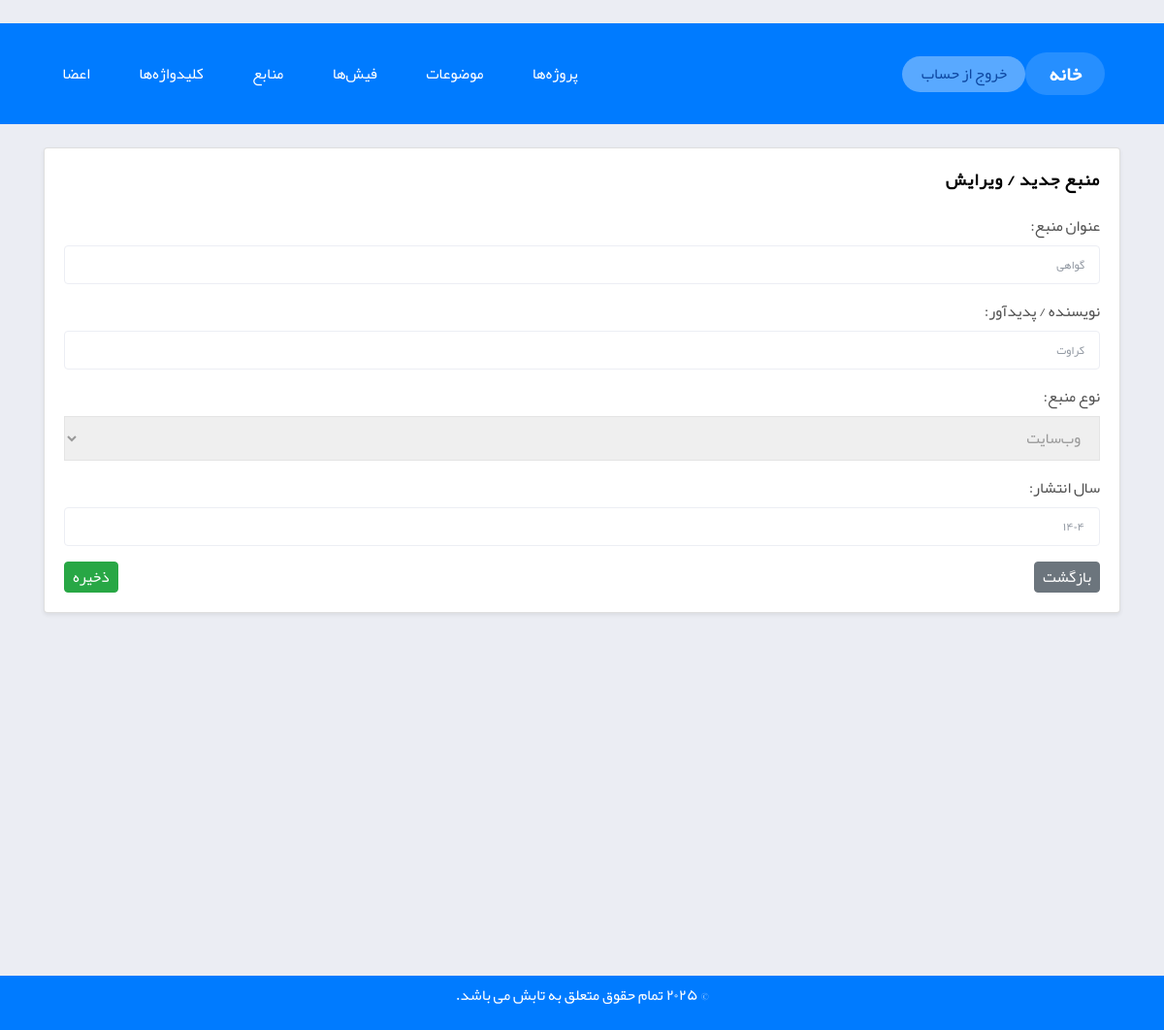
Screenshot of /sources/2/edit/ (signed in) with the database file from the repository.
### research/models.py (models this page shows, shortened)
class Source(models.Model):
    SOURCE_TYPES = [
        ('book', 'کتاب'),
        ('article', 'مقاله'),
        ('website', 'وب‌سایت'),
        ('other', 'سایر'),
    ]
    title = models.CharField(max_length=200, verbose_name="عنوان منبع")
    author = models.CharField(max_length=100, blank=True, verbose_name="نویسنده / پدیدآور")
    source_type = models.CharField(max_length=20, choices=SOURCE_TYPES, default='book', verbose_name="نوع منبع")
    publish_year = models.CharField(max_length=10, blank=True, verbose_name="سال انتشار")
    class Meta:
        verbose_name = "منبع تحقیق"
        verbose_name_plural = "منابع تحقیق"

### research/views.py (the view)
# urls.py: path("sources/<int:pk>/edit/", views.source_update, name="source_update"),
@login_required
def source_update(request, pk):
    source = get_object_or_404(Source, pk=pk)
    form = SourceForm(request.POST or None, instance=source)
    if request.method == "POST" and form.is_valid():
        form.save()
        messages.success(request, "منبع با موفقیت ویرایش شد.")
        return redirect("source_list")
    return render(request, "research/source_form.html", {"form": form, "source": source})

### research/forms.py
class SourceForm(ModelForm):
    class Meta:
        model = Source
        fields = ['title', 'author', 'source_type', 'publish_year']
        labels = {
            'title': 'عنوان منبع',
            'author': 'نویسنده / پدیدآور',
            'source_type': 'نوع منبع',
            'publish_year': 'سال انتشار',
        }
        widgets = {
            'title': forms.TextInput(attrs={'class': 'form-control'}),
            'author': forms.TextInput(attrs={'class': 'form-control'}),
            'source_type': forms.Select(attrs={'class': 'form-select'}),
            'publish_year': forms.TextInput(attrs={'class': 'form-control', 'placeholder': 'مثلاً 1403'}),
        }

### templates/research/source_form.html (shortened to what this page needs)
{% extends 'base.html' %}
{% block content %}
<div class="container py-4">
  <div class="card shadow-sm">
    <div class="card-body">
      <h4 class="card-title mb-4 text-right">منبع جدید / ویرایش</h4>
      <form method="post" class="text-right">
        {{ form.as_p }}
        <div class="d-flex justify-content-between mt-3">
          <a href="{% url 'source_list' %}" class="btn btn-secondary">بازگشت</a>
          <button type="submit" class="btn btn-success">ذخیره</button>
        </div>
      </form>
    </div>
  </div>
</div>
{% endblock %}

### ResearchProject/static/css/custom.css (style rules this page uses)
.btn { padding: 3px 8px !important; font-size: 16px; cursor: pointer; }

### templates/base.html (style rules this page uses)
:root { font-family: "Yekan", sans-serif; }
body, body *:not(i) { font-family: "Yekan", sans-serif !important; }

### rows the page displays
Source: title "گواهی", author "کراوت", source_type "وب‌سایت", publish_year "۱۴۰۴"
